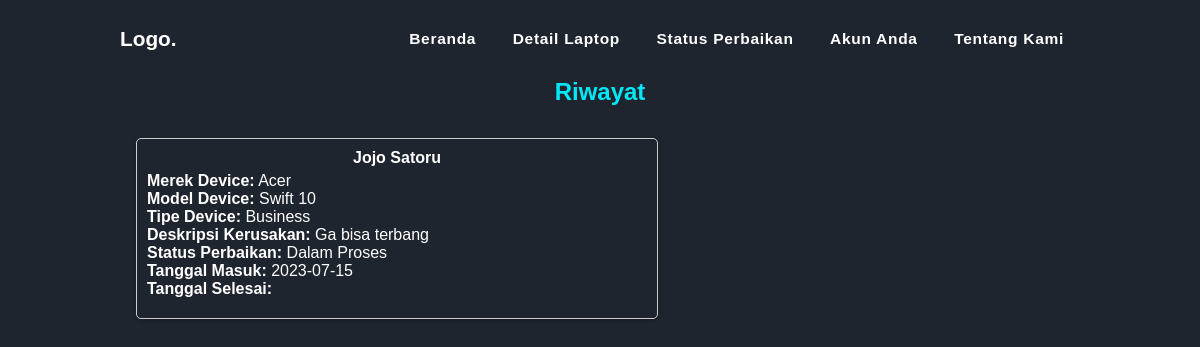
/servD/client/riwayat_perbaikan.php (signed in), run on the app's committed database.
### tables this page shows
CREATE TABLE `perbaikan` (
  `id_perbaikan` int(10) NOT NULL,
  `id_user` int(10) DEFAULT NULL,
  `id_device` int(10) DEFAULT NULL,
  `desk_kerusakan` text DEFAULT NULL,
  `status` varchar(20) DEFAULT NULL,
  `tanggal_masuk` date DEFAULT NULL,
  `estimasi` date DEFAULT NULL
);

CREATE TABLE `pelanggan` (
  `id_user` int(10) NOT NULL,
  `nama` varchar(25) DEFAULT NULL,
  `alamat` varchar(50) DEFAULT NULL,
  `NomorKontak` int(12) DEFAULT NULL,
  `Email` varchar(25) DEFAULT NULL,
  `username` char(10) DEFAULT NULL,
  `katasandi` char(12) DEFAULT NULL,
  `peran` char(10) DEFAULT NULL
);

CREATE TABLE `device` (
  `id_device` int(10) NOT NULL,
  `merek` varchar(25) DEFAULT NULL,
  `model` varchar(25) DEFAULT NULL,
  `tipe` varchar(25) DEFAULT NULL,
  `deskripsi` text DEFAULT NULL,
  `SN` int(8) DEFAULT NULL
);

### servD/client/riwayat_perbaikan.php (the view, shortened to what this page needs)
<?php
include "../koneksi.php";
if (isset($_SESSION["username"])) {
    $query = "SELECT Pelanggan.nama AS 'Nama Pelanggan', Device.merek AS 'Merek Device', Device.model AS 'Model Device', Device.tipe AS 'Tipe Device', Perbaikan.desk_kerusakan AS 'Deskripsi Kerusakan', Perbaikan.status AS 'Status Perbaikan', Perbaikan.tanggal_masuk AS 'Tanggal Masuk', Perbaikan.id_perbaikan, Perbaikan.estimasi AS 'Estimasi'
    FROM Pelanggan
    JOIN Perbaikan ON Pelanggan.id_user = Perbaikan.id_user
    JOIN Device ON Perbaikan.id_device = Device.id_device
    WHERE Pelanggan.username = ?";
    $stmt = mysqli_prepare($link, $query);
    $username = $_SESSION["username"];
    mysqli_stmt_bind_param($stmt, "s", $username);
    mysqli_stmt_execute($stmt);
    if ($stmt) {
        $result = mysqli_stmt_get_result($stmt);
        if (mysqli_num_rows($result) > 0) {
    ?>
<html>
<head>
<?php
include 'menu.php'; ?>
    <link rel="stylesheet" href="style.css">
</head>
<body>
    <h2>Riwayat</h2>
    <div class="grid-container">
        <?php while ($row = mysqli_fetch_assoc($result)) { ?>
            <div class="card">
                <div class="card-header"><?php echo $row['Nama Pelanggan']; ?></div>
                <div class="card-content">
                    <p><strong>Merek Device:</strong> <?php echo $row['Merek Device']; ?></p>
                    <p><strong>Model Device:</strong> <?php echo $row['Model Device']; ?></p>
                    <p><strong>Tipe Device:</strong> <?php echo $row['Tipe Device']; ?></p>
                    <p><strong>Deskripsi Kerusakan:</strong> <?php echo $row['Deskripsi Kerusakan']; ?></p>
                    <p><strong>Status Perbaikan:</strong> <?php echo $row['Status Perbaikan']; ?></p>
                    <p><strong>Tanggal Masuk:</strong> <?php echo $row['Tanggal Masuk']; ?></p>
                    <p><strong>Tanggal Selesai:</strong> <?php echo $row['Estimasi']; ?></p>
                </div>
            </div>
        <?php } ?>
    </div>
    <br><br>
</body>
</html>
<?php
        } else {
            echo "<br><br><strong>Belum ada data perbaikan.</strong>";
        }
    } else {
        echo "Terjadi kesalahan dalam eksekusi prepared statement.";
    }
} else {
    header("Location: login.php");
    exit();
}
?>

### servD/client/css/style.css (style rules this page uses)
* { margin: 0; padding: 0; }
body { font-family: 'Poppins', sans-serif; max-height: 100vh; background-color: #1F252E; }
h2 { color:#00E8F8; text-align: center; }
.grid-container { display: flex; flex-wrap: wrap; margin: 2rem 8.5rem; align-items: center; }
.card { border: 1px solid #ccc; border-radius: 5px; padding: 10px; box-shadow: 0 2px 4px 0 rgba(0, 0, 0, 0.2); width: 500px; margin-bottom: 30px; height: auto; margin-right: 20px; }
.card-header { text-align: center; font-weight: bold; margin-bottom: 10px; color: #fff; }
.card-content { margin-bottom: 10px; color: #fff; }

### servD/client/style.css (style rules this page uses)
.grid-container { display: grid; grid-template-columns: repeat(2, 1fr); grid-gap: 5px; width: 1084px; }
.card { border: 1px solid #ccc; border-radius: 5px; padding: 10px; box-shadow: 0 2px 4px 0 rgba(0, 0, 0, 0.2); width: 500px; margin-bottom : 30px; height: auto; }
.card-header { font-weight: bold; margin-bottom: 5px; }
.card-content { margin-bottom: 10px; }
body { font-family: Arial, sans-serif; }
h2 { margin-bottom: 20px; }

### data on the page
perbaikan: id_user.nama "Jojo Satoru", id_device.merek "Acer", id_device.model "Swift 10", id_device.tipe "Business", desk_kerusakan "Ga bisa terbang", status "Dalam Proses", tanggal_masuk "2023-07-15"
